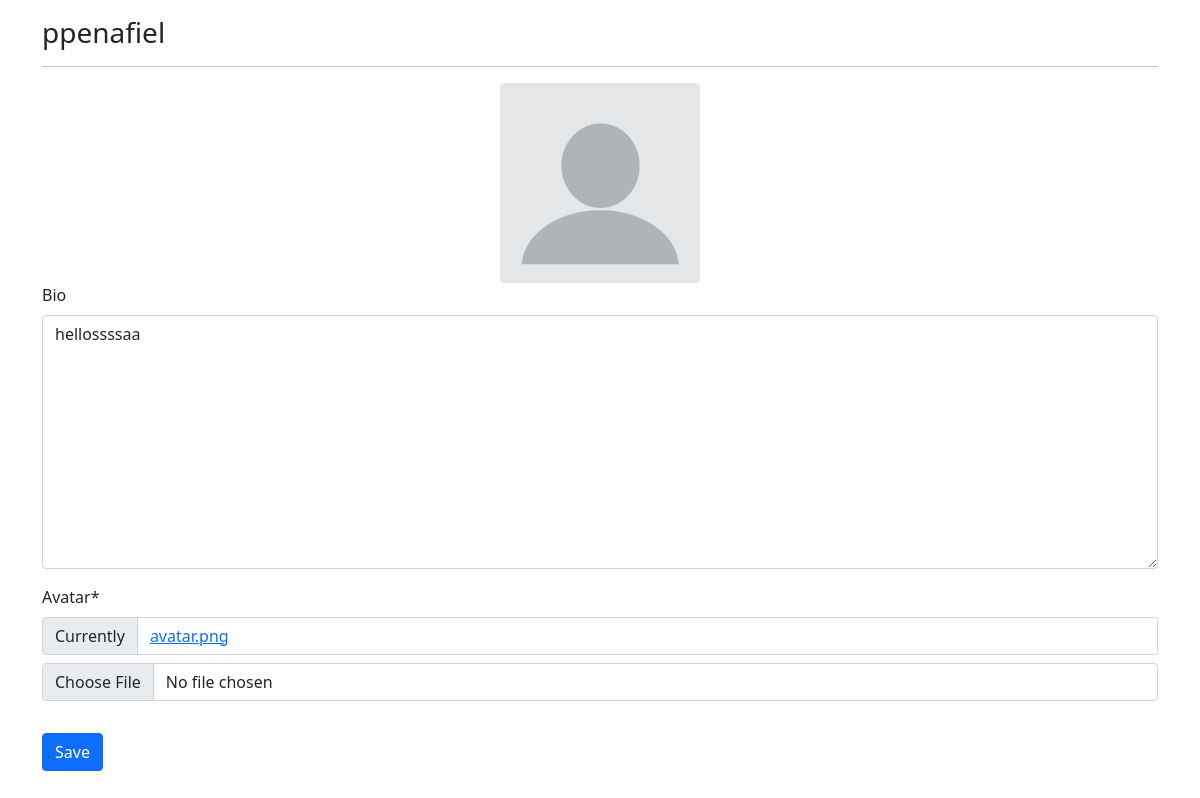
Before: /profiles/my/ (signed in) with the older database file.
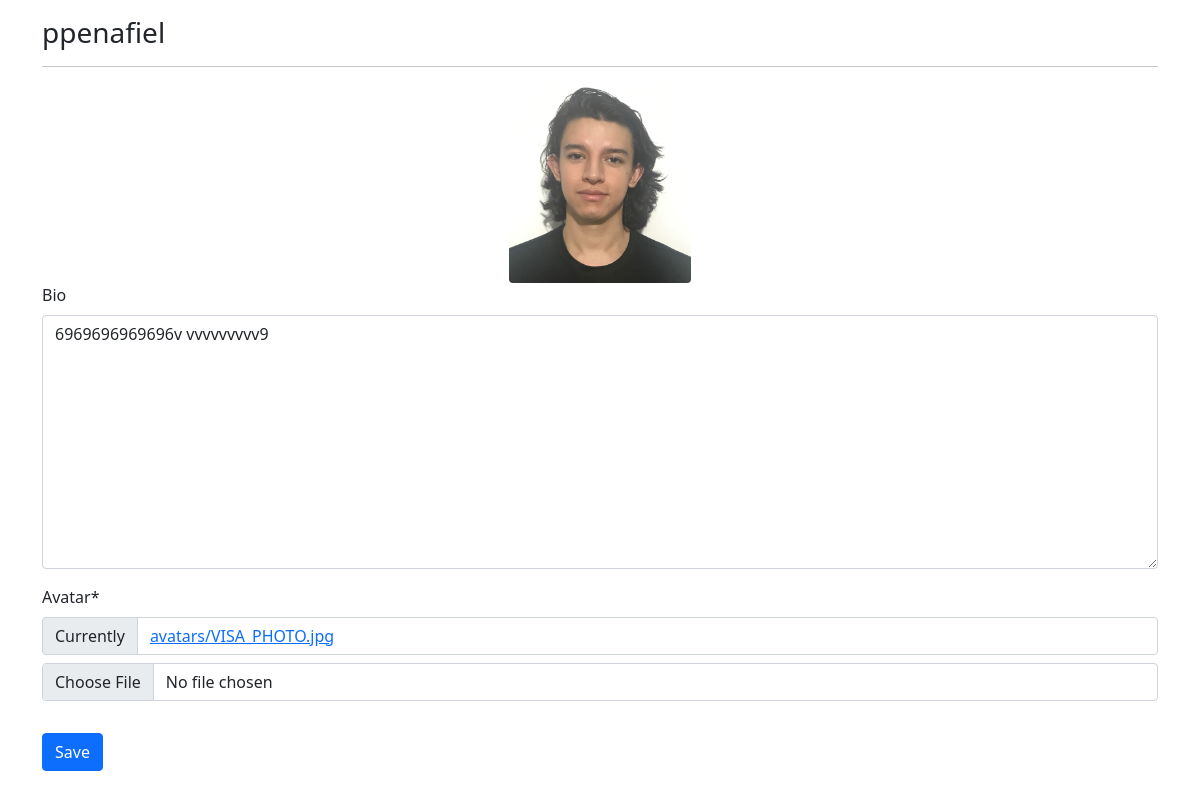
After: the same page with the newer database file.
### profiles/models.py (models this page shows, shortened)
class Profile(models.Model):
    user = models.OneToOneField(User, on_delete=models.CASCADE)
    bio = models.TextField(blank=True)
    avatar = models.ImageField(default="avatar.png", upload_to="avatars")
    updated = models.DateTimeField(auto_now=True)
    created = models.DateTimeField(auto_now_add=True)

### profiles/views.py (the view, shortened to what this page needs)
# urls.py: path('my/', my_profile_view, name='my-profile'),
@login_required
def my_profile_view(request):
    obj = Profile.objects.get(user=request.user)
    form = ProfileForm(request.POST or None, request.FILES or None, instance=obj)
    context = {
        'obj': obj,
        'form': form,
    }
    return render(request, 'profiles/main.html', context)

### profiles/forms.py
class ProfileForm(forms.ModelForm):
    class Meta:
        model = Profile
        fields = ['bio', 'avatar',]

### profiles/templates/profiles/main.html (shortened to what this page needs)
{% extends "base.html" %}
{% load static %}
{% load crispy_forms_tags %}
{% block content %}
    <h3>{{obj.user}}</h3>
    <hr>
    <div id="avatarBox" class="text-center" >
        <img src="{{ obj.avatar.url }}" class="rounded" height="200px" width="auto" alt="{{ obj.user.username }}">
    </div>
    <form id="profileForm" action="">
        {{form|crispy}}
        <button type="submit" class="btn btn-primary mt-3">Save</button>
    </form>
{% endblock content %}

Changed rows visible on the page:
changed Profile "ppenafiel": avatar: picture added in place of a placeholder; bio "hellossssaa" → "6969696969696v vvvvvvvvv9"
Other visible differences:
text no longer shown: "Bio Avatar * Currently avatar.png"
text now shown: "Bio Avatar * Currently avatars/VISA_PHOTO.jpg"
